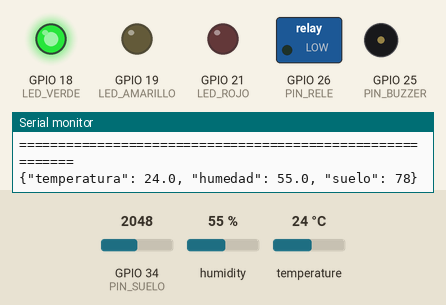
Recording of a sketch running on a simulated ESP32. On the bench: switched loads named in the sketch (green lamp = pin HIGH), output pins drawn as LEDs (lit = HIGH), buzzer (waves = sounding, pin HIGH), the last lines printed to the serial monitor. Wiring (inferred from the names in the program): DHT11 sensor: data GPIO 4. Inputs (shaded band) come from the test bench; at power-on: humidity 55 %, temperature 24 °C, GPIO 34 (PIN_SUELO) = 2048 (analog values on the 0–4095 scale).

Above: at 2.2 s.
2.3 s: humidity set to 69 %
6.1 s: humidity set to 72 %
At 8.0 s:
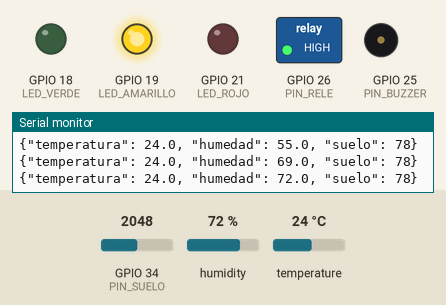
9.9 s: temperature set to 31 °C
13.7 s: temperature set to 34 °C
At 17.2 s:
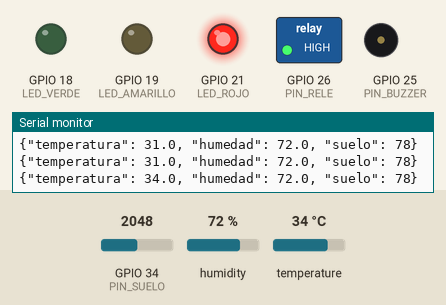
20.7 s: humidity set to 22 %
At 23.0 s:
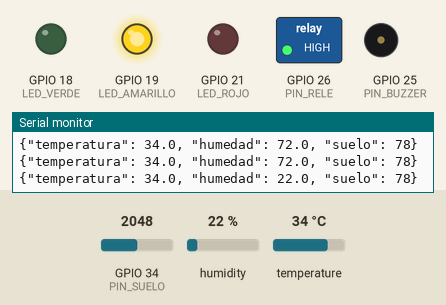
24.5 s: temperature set to 28 °C
28.3 s: temperature set to 25 °C
At 31.7 s:
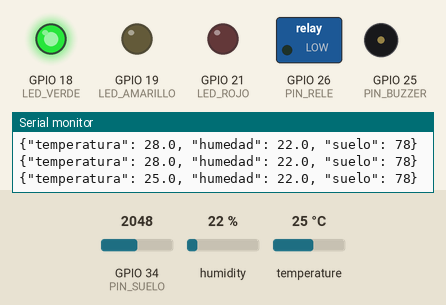
Timing chart, 0 to 33.2 s (numbered marks = the images above; inputs shaded):
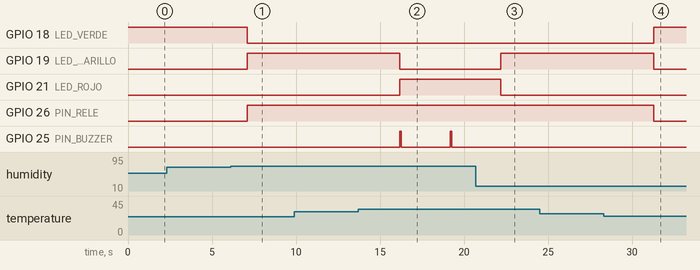

The sketch:

firmware_esp32.ino
```cpp
/*
 * ==============================================================================
 * FIRMWARE INTEGRAL ESP32 — ESTACIÓN AVÍCOLA ARIZTÍA IoT
 * ==============================================================================
 * Asignación Oficial de Pines:
 *   - DHT11 (T° y Humedad Aire):  Pin D4 (GPIO 4)
 *   - Horquilla (Humedad Suelo):  Pin D34 (GPIO 34 / ADC1)
 *   - LED Verde (Confort):        Pin D18 (GPIO 18)
 *   - LED Amarillo (Precaución):  Pin D19 (GPIO 19)
 *   - LED Rojo (Crítico >35°C):   Pin D21 (GPIO 21)
 *   - Buzzer (Alarma acústica):   Pin D25 (GPIO 25)
 *   - Relé (Extractor / Vent.):   Pin D26 (GPIO 26)
 *
 * Salida: JSON serial por USB (COM6 a 115200 baudios)
 * ==============================================================================
 */

#define PIN_DHT        4    // Sensor ambiental DHT11
#define PIN_SUELO      34   // Sensor horquilla humedad de suelo/cama (ADC1)
#define LED_VERDE      18   // Confort
#define LED_AMARILLO   19   // Precaución (27-30 °C)
#define LED_ROJO       21   // Crítico (>35 °C)
#define PIN_BUZZER     25   // Alarma acústica
#define PIN_RELE       26   // Actuador de ventilación

const unsigned long INTERVALO_ENVIO_MS = 3000;
unsigned long ultimoEnvio = 0;

float temperatura = 23.5;
float humedad = 55.0;
int humedadSuelo = 0;

// Lector de protocolo DHT11 sin librerías externas
bool leerDHT11(float &temp, float &hum) {
  uint8_t datos[5] = {0, 0, 0, 0, 0};

  pinMode(PIN_DHT, OUTPUT);
  digitalWrite(PIN_DHT, LOW);
  delay(20);
  digitalWrite(PIN_DHT, HIGH);
  delayMicroseconds(30);
  pinMode(PIN_DHT, INPUT_PULLUP);

  unsigned long timeout = micros();
  while (digitalRead(PIN_DHT) == HIGH) if (micros() - timeout > 100) return false;
  timeout = micros();
  while (digitalRead(PIN_DHT) == LOW) if (micros() - timeout > 100) return false;
  timeout = micros();
  while (digitalRead(PIN_DHT) == HIGH) if (micros() - timeout > 100) return false;

  for (int i = 0; i < 40; i++) {
    timeout = micros();
    while (digitalRead(PIN_DHT) == LOW) if (micros() - timeout > 100) return false;

    unsigned long tInicio = micros();
    while (digitalRead(PIN_DHT) == HIGH) if (micros() - tInicio > 150) return false;

    if ((micros() - tInicio) > 40) {
      datos[i / 8] |= (1 << (7 - (i % 8)));
    }
  }

  if (datos[4] == ((datos[0] + datos[1] + datos[2] + datos[3]) & 0xFF)) {
    hum = (float)datos[0];
    temp = (float)datos[2];
    return true;
  }
  return false;
}

// Lectura de la horquilla (sensor de suelo) en porcentaje 0 a 100%
int leerHumedadCama() {
  int valorRaw = analogRead(PIN_SUELO);
  // En seco el valor está cerca de 4095; en agua sumergido cerca de 1500
  int pct = map(valorRaw, 4095, 1500, 0, 100);
  return constrain(pct, 0, 100);
}

void actualizarSemaforoYAlarmas(float t, float h) {
  float iec = t + h;

  // 1. Escenario Crítico (> 35 °C o IEC >= 105)
  if (t >= 35.0 || iec >= 105.0) {
    digitalWrite(LED_VERDE, LOW);
    digitalWrite(LED_AMARILLO, LOW);
    digitalWrite(LED_ROJO, HIGH);
    digitalWrite(PIN_RELE, HIGH);   // Activa extractor

    // Tono de alarma acústica intermitente
    digitalWrite(PIN_BUZZER, HIGH);
    delay(80);
    digitalWrite(PIN_BUZZER, LOW);
  }
  // 2. Escenario Advertencia / Precaución (27 a 30 °C o IEC 95-104)
  else if (t >= 27.0 || iec >= 95.0) {
    digitalWrite(LED_VERDE, LOW);
    digitalWrite(LED_AMARILLO, HIGH);
    digitalWrite(LED_ROJO, LOW);
    digitalWrite(PIN_RELE, HIGH);   // Activa ventilación preventiva
    digitalWrite(PIN_BUZZER, LOW);
  }
  // 3. Escenario Confort Normal (< 27 °C)
  else {
    digitalWrite(LED_VERDE, HIGH);
    digitalWrite(LED_AMARILLO, LOW);
    digitalWrite(LED_ROJO, LOW);
    digitalWrite(PIN_RELE, LOW);    // Ventilación en reposo
    digitalWrite(PIN_BUZZER, LOW);
  }
}

void setup() {
  Serial.begin(115200);

  // Configurar pines de actuadores
  pinMode(LED_VERDE, OUTPUT);
  pinMode(LED_AMARILLO, OUTPUT);
  pinMode(LED_ROJO, OUTPUT);
  pinMode(PIN_BUZZER, OUTPUT);
  pinMode(PIN_RELE, OUTPUT);

  // Estado inicial seguro
  digitalWrite(LED_VERDE, HIGH);
  digitalWrite(LED_AMARILLO, LOW);
  digitalWrite(LED_ROJO, LOW);
  digitalWrite(PIN_BUZZER, LOW);
  digitalWrite(PIN_RELE, LOW);

  analogReadResolution(12); // ADC a 12 bits (0 a 4095)

  delay(1000);
  Serial.println("\n==========================================================");
  Serial.println("  ESTACIÓN AVÍCOLA ARIZTÍA - HARDWARE INTEGRAL ACTIVO    ");
  Serial.println("==========================================================");
}

void loop() {
  unsigned long ahora = millis();

  if (ahora - ultimoEnvio >= INTERVALO_ENVIO_MS || ultimoEnvio == 0) {
    ultimoEnvio = ahora;

    float t = 0.0, h = 0.0;
    bool dhtOk = leerDHT11(t, h);

    if (dhtOk && t > 0.0 && h > 0.0) {
      temperatura = t;
      humedad = h;
    }

    humedadSuelo = leerHumedadCama();

    // Actualiza semáforo LED, relé de ventilación y alarma sonora
    actualizarSemaforoYAlarmas(temperatura, humedad);

    // Emisión de telemetría completa por USB
    Serial.printf("{\"temperatura\": %.1f, \"humedad\": %.1f, \"suelo\": %d}\n",
                  temperatura, humedad, humedadSuelo);
  }

  delay(50);
}
```

Measured:
- the behaviour switches between 70 and 71 % on humidity (found by bisection; images 0 and 1)
- the behaviour switches between 32 and 33 °C on temperature (found by bisection; images 1 and 2)
- the behaviour switches between 27 and 26 °C on temperature (found by bisection; images 3 and 4)
- after the input at 6.1 s, GPIO 18 (LED_VERDE): HIGH → LOW after 0.99 s; GPIO 19 (LED_AMARILLO), GPIO 26 (PIN_RELE): LOW → HIGH after 0.99 s
- after the input at 13.7 s, GPIO 19 (LED_AMARILLO): HIGH → LOW after 2.5 s; GPIO 21 (LED_ROJO): LOW → HIGH after 2.5 s; GPIO 25 (PIN_BUZZER): alternates HIGH for 0.08 s and LOW for 2.9 s, starting after 2.5 s
- after the input at 20.7 s, GPIO 19 (LED_AMARILLO): LOW → HIGH after 1.5 s; GPIO 21 (LED_ROJO): HIGH → LOW after 1.5 s; GPIO 25 (PIN_BUZZER): stays LOW (without the input it goes to HIGH after 1.5 s)
- after the input at 28.3 s, GPIO 18 (LED_VERDE): LOW → HIGH after 3.0 s; GPIO 19 (LED_AMARILLO), GPIO 26 (PIN_RELE): HIGH → LOW after 3.0 s
